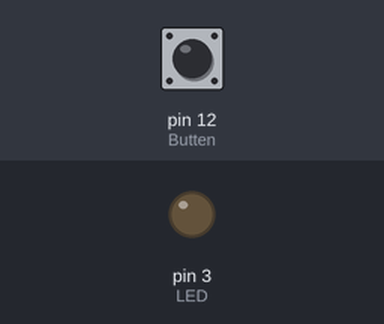
Simulated run of this sketch. Board: Arduino Uno, built with avr-gcc and run on an emulated ATmega328P. Shown: output pins drawn as LEDs (lit = HIGH). The inputs (shaded band) are chosen by the test bench; at power-on: pin 12 (Butten) HIGH.

Above: at 1.2 s.
1.3 s: pin 12 (Butten) pulled LOW for 0.15 s
At 2.4 s:
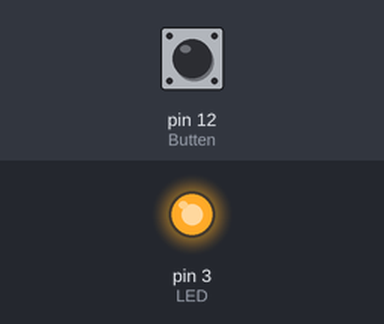
2.9 s: pin 12 (Butten) pulled LOW for 1 s
At 4.9 s:
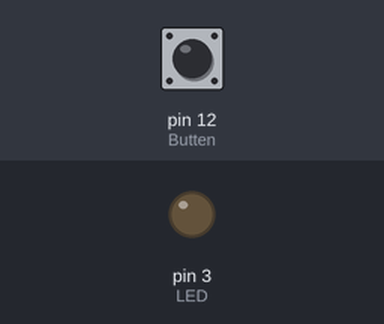
5.4 s: pin 12 (Butten) pulled LOW for 3.2 s
At 9.8 s:
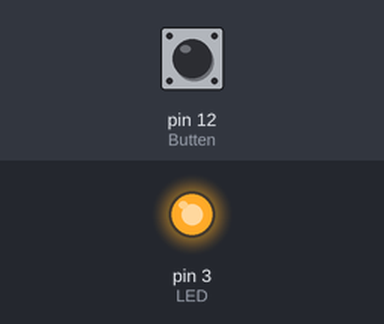
Timing chart, 0 to 11.3 s (numbered marks = the images above; inputs shaded):
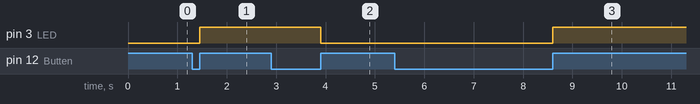

The sketch:

Butten_control_LED_once.ino
```cpp
int Butten=12;//连接开关到IO12
int LED=3;//连接LED到3
int onoff=0;//设定一个变量用于记录开关被按下了偶数还是奇数次，按一次，为奇数次，=1；两下就是偶数次，=0
void setup(){
  pinMode(Butten,INPUT);
  pinMode(LED,OUTPUT);
}
void loop(){
  if(digitalRead(Butten)==LOW){
    delay(10);
    if(digitalRead(Butten)==HIGH){
      if (onoff==0)
      onoff=1;
      else onoff=0;//记录开关被按下的次数部分
      }
    }
  if(onoff==0)
  digitalWrite(LED,LOW);
  else digitalWrite(LED,HIGH);//根据到底按了多少下确定到底是点亮LED还是熄灭
}
```

Measured:
- after the input at 1.3 s, pin 3 (LED): LOW → HIGH after 0.15 s
- after the input at 2.9 s, pin 3 (LED): HIGH → LOW after 1.0 s
- after the input at 5.4 s, pin 3 (LED): LOW → HIGH after 3.2 s
